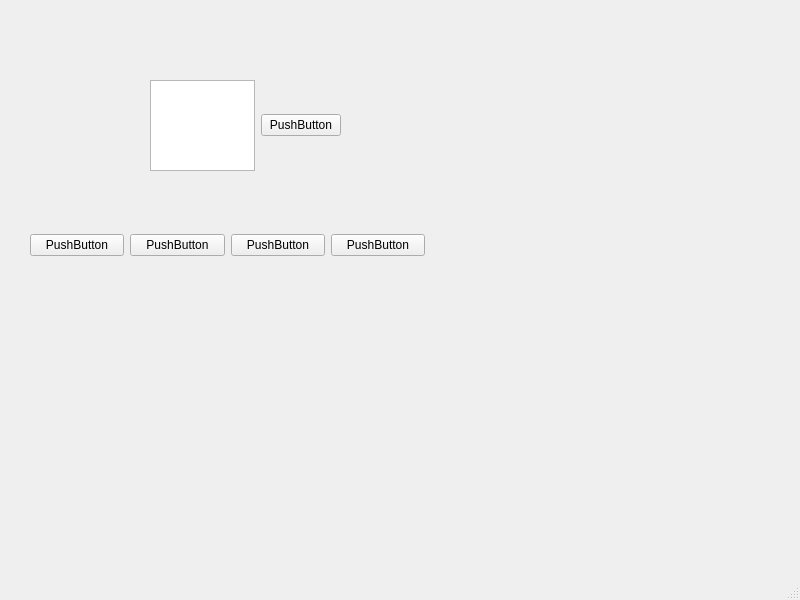
<?xml version="1.0" encoding="UTF-8"?>
<ui version="4.0">
 <class>MainWindow</class>
 <widget class="QMainWindow" name="MainWindow">
  <property name="geometry">
   <rect>
    <x>0</x>
    <y>0</y>
    <width>800</width>
    <height>600</height>
   </rect>
  </property>
  <property name="windowTitle">
   <string>MainWindow</string>
  </property>
  <widget class="QWidget" name="centralwidget">
   <widget class="QWidget" name="horizontalLayoutWidget">
    <property name="geometry">
     <rect>
      <x>150</x>
      <y>80</y>
      <width>191</width>
      <height>91</height>
     </rect>
    </property>
    <layout class="QHBoxLayout" name="horizontalLayout">
     <item>
      <widget class="QListView" name="listView"/>
     </item>
     <item>
      <widget class="QPushButton" name="pushButton">
       <property name="text">
        <string>PushButton</string>
       </property>
      </widget>
     </item>
    </layout>
   </widget>
   <widget class="QWidget" name="">
    <property name="geometry">
     <rect>
      <x>30</x>
      <y>230</y>
      <width>395</width>
      <height>30</height>
     </rect>
    </property>
    <layout class="QHBoxLayout" name="horizontalLayout_2">
     <item>
      <widget class="QPushButton" name="pushButton_2">
       <property name="text">
        <string>PushButton</string>
       </property>
      </widget>
     </item>
     <item>
      <widget class="QPushButton" name="pushButton_3">
       <property name="text">
        <string>PushButton</string>
       </property>
      </widget>
     </item>
     <item>
      <widget class="QPushButton" name="pushButton_4">
       <property name="text">
        <string>PushButton</string>
       </property>
      </widget>
     </item>
     <item>
      <widget class="QPushButton" name="pushButton_5">
       <property name="text">
        <string>PushButton</string>
       </property>
      </widget>
     </item>
    </layout>
   </widget>
  </widget>
  <widget class="QMenuBar" name="menubar">
   <property name="geometry">
    <rect>
     <x>0</x>
     <y>0</y>
     <width>800</width>
     <height>26</height>
    </rect>
   </property>
  </widget>
  <widget class="QStatusBar" name="statusbar"/>
 </widget>
 <resources/>
 <connections/>
</ui>
